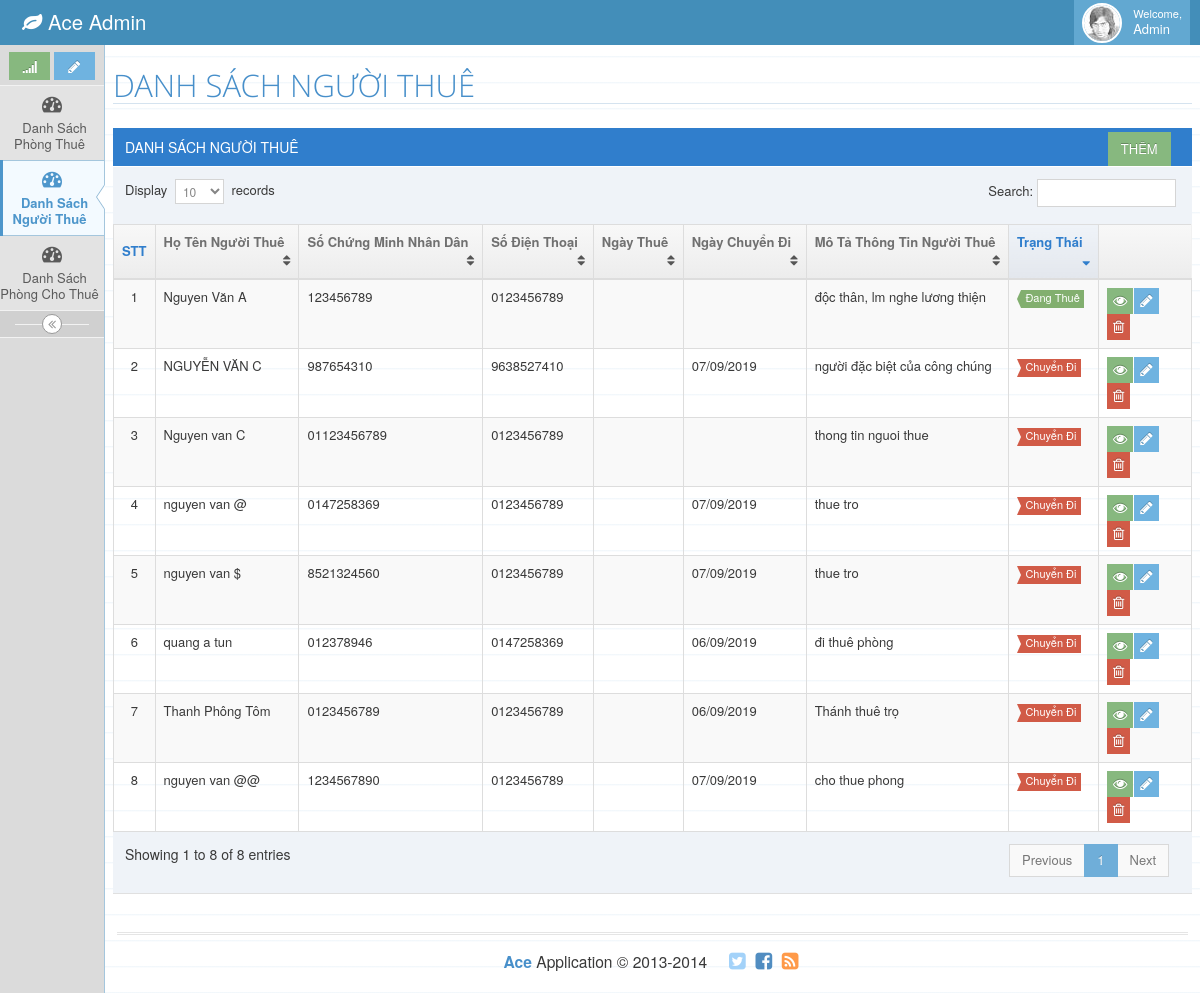
Page /DanhsachnguoithueController/index on the committed database.
### tables this page shows
CREATE TABLE `room_renter` (
  `ID` int(11) NOT NULL,
  `Full_name` varchar(200) NOT NULL,
  `SCMND` varchar(50) NOT NULL,
  `PhoneNumber` varchar(50) NOT NULL,
  `Decription` text DEFAULT NULL,
  `Status` tinyint(1) NOT NULL,
  `IS_DELETE` int(11) NOT NULL,
  `RENTER_DAYIN` varchar(50) DEFAULT NULL,
  `RENTER_DAYOUT` varchar(50) DEFAULT NULL
);

### app/core/Controller.php (called while the page is built, shortened)
<?php
class Controller
{
	public function view($view,$data = [])
	{
		$init_view = new View();
		return $init_view->render($view,$data);
	}
}
 ?>

### app/controller/DanhsachnguoithueController.php (called while the page is built, shortened)
<?php
class DanhsachnguoithueController extends Controller
{
    public function index()
    {
        $renter = $this->model('NguoithueModel');
        $list_people = $renter->get_all();
        $this->view('quanlynguoithue/quanlynguoithue',['listPeople'=>$list_people]);
    }
}

### app/core/autoload.php (called while the page is built, shortened)
<?php
	$url = isset($_GET['url'])?explode('/',filter_var(rtrim($_GET['url'],'/'),FILTER_SANITIZE_URL)):[];
	Router::route($url);
?>

### index.php (called while the page is built, shortened)
<?php
require_once (ROOT.DS.'app'.DS.'core'.DS.'autoload.php');
?>

### app/lib/helpers/helpers.php (called while the page is built, shortened)
<?php
function url($url='',$params=[])
{
    $urlString = '';
    if (! empty($url) && $url !='/') {
        $url = trim($url,'/');
        $urlArr = explode('/',$url);
        if(count($urlArr) == 1) {
            array_push($urlArr,'index');
        }
        $urlString = implode(DS,$urlArr);
        if (! empty($params)) {
            foreach ($params as $value) {
                $urlString .= DS.$value;
            }
        }
    }
    return ('/'.$urlString);
}

### app/core/DB.php (called while the page is built, shortened)
<?php
class DB
{
	private $_pdo,$_query,$_result,$_count = 0, $_lastInsertID = null,$_error = false;
	private function __construct()
	{
		try {
			$this->_pdo = new PDO('mysql:host='.DB_HOST.';dbname='.DB_NAME.';charset=utf8',DB_USERNAME,DB_PASSWORD);
		} catch (PDOException $e) {
			die($e->getMessage());
		}
	}
	public function query($sql,$params = [])
	{
		if ($this->_query = $this->_pdo->prepare($sql)) {
			$stt = 1;
			foreach ($params as $param) {
				$this->_query->bindValue($stt,$param);
				$stt ++;
			}
		}
		if ($this->_query->execute()) {
			$this->_result = $this->_query->fetchAll(PDO::FETCH_CLASS);
		}else {
			$this->_error = true;
		}
		return $this;
	}
}
 ?>

### app/core/Model.php (called while the page is built, shortened)
<?php
class Model
{
    protected $_db, $table, $_modelName,$_columnName=[];
    public function __construct() {
        $this->_db = DB::getInstance();
    }
    public function get_all($params = [])
    {
        $sql = "SELECT * FROM {$this->table}";
        $results = $this->_db->query($sql,$params);
        if ( ! $results->error()) {
            return $results->results();
        }
        return $results;
    }
}

### app/view/quanlynguoithue/quanlynguoithue.php (the view, shortened to what this page needs)
<div class="row">
    <div class="row">
        <div class="col-xs-12">
            <h1 class="header smaller lighter blue">DANH SÁCH NGƯỜI THUÊ</h1>
            <div class="clearfix">
            </div>
            <div class="table-header">
                DANH SÁCH NGƯỜI THUÊ
                <div style="float: right; margin:0% 2% 0 0;">
                    <a href="<?= url('DanhsachnguoithueController/addRenter');?>">
                        <button class="btn btn-sm btn-success"> THÊM </button>
                    </a>
                </div>
            </div>
            <div>
                <table id="dynamic-table" class="table table-striped table-bordered table-hover">
                    <thead>
                        <tr>
                            <th class="center">STT</th>
                            <th>Họ Tên Người Thuê</th>
                            <th>Số Chứng Minh Nhân Dân</th>
                            <th>Số Điện Thoại</th>
                            <th>Ngày Thuê</th>
                            <th>Ngày Chuyển Đi</th>
                            <th>Mô Tả Thông Tin Người Thuê</th>
                            <th>Trạng Thái</th>
                            <th></th>
                        </tr>
                    </thead>
                    <tbody>
                        <?php
                        $stt = 1;
                        foreach ($listPeople as $key => $people) {
                            ?>
                        <tr>
                            <td class="center"><?= $stt; ?></td>
                            <td><?= $people->Full_name; ?></td>
                            <td><?= $people->SCMND; ?></td>
                            <td><?= $people->PhoneNumber; ?></td>
                            <td><?= $people->RENTER_DAYIN; ?></td>
                            <td><?= $people->RENTER_DAYOUT; ?></td>
                            <td><?= $people->Decription; ?></td>
                            <td>
                                <span class="label label-sm <?= ($people->Status == 1) ? 'label-success arrowed arrowed-righ' : 'label-danger arrowed-in' ?> "><?= ($people->Status == 1) ? 'Đang Thuê' : 'Chuyển Đi' ?></span>
                            </td>
                            <td>
                                <div class="hidden-sm hidden-xs btn-group">
                                    <button class="btn btn-xs btn-success">
                                        <a href="<?= url('DanhsachnguoithueController/renterdetail',[$people->ID]); ?>" style="color: #fff;">
                                            <i class="ace-icon fa fa-eye bigger-120"></i>
                                        </a>
                                    </button>
                                    <button class="btn btn-xs btn-info">
                                        <a href="<?= url('DanhsachnguoithueController/updateview',[$people->ID]); ?>" style="color: #fff;">
                                            <i class="ace-icon fa fa-pencil bigger-120"></i>
                                        </a>
                                    </button>
                                    <button class="btn btn-xs btn-danger">
                                        <a href="<?= url('DanhsachnguoithueController/deleteRenter',[$people->ID]); ?>" style="color: #fff;">
                                            <i class="ace-icon fa fa-trash-o bigger-120"></i>
                                        </a>
                                    </button>
                                </div>
                            </td>
                        </tr>
                        <?php
                            $stt++;
                        }
                        ?>
                    </tbody>
                </table>
            </div>
        </div>
    </div>
</div>

### rows in the picture
room_renter: Full_name "Nguyen Văn A", SCMND "123456789", PhoneNumber "0123456789", Decription "độc thân, lm nghe lương thiện", Status "Đang Thuê"
room_renter: Full_name "NGUYỄN VĂN C", SCMND "987654310", PhoneNumber "9638527410", RENTER_DAYOUT "07/09/2019", Decription "người đặc biệt của công chúng", Status "Chuyển Đi"
room_renter: Full_name "Nguyen van C", SCMND "01123456789", PhoneNumber "0123456789", Decription "thong tin nguoi thue", Status "Chuyển Đi"
room_renter: Full_name "nguyen van @", SCMND "0147258369", PhoneNumber "0123456789", RENTER_DAYOUT "07/09/2019", Decription "thue tro", Status "Chuyển Đi"
room_renter: Full_name "nguyen van $", SCMND "8521324560", PhoneNumber "0123456789", RENTER_DAYOUT "07/09/2019", Decription "thue tro", Status "Chuyển Đi"
room_renter: Full_name "quang a tun", SCMND "012378946", PhoneNumber "0147258369", RENTER_DAYOUT "06/09/2019", Decription "đi thuê phòng", Status "Chuyển Đi"
room_renter: Full_name "Thanh Phông Tôm", SCMND "0123456789", PhoneNumber "0123456789", RENTER_DAYOUT "06/09/2019", Decription "Thánh thuê trọ", Status "Chuyển Đi"
room_renter: Full_name "nguyen van @@", SCMND "1234567890", PhoneNumber "0123456789", RENTER_DAYOUT "07/09/2019", Decription "cho thue phong", Status "Chuyển Đi"
